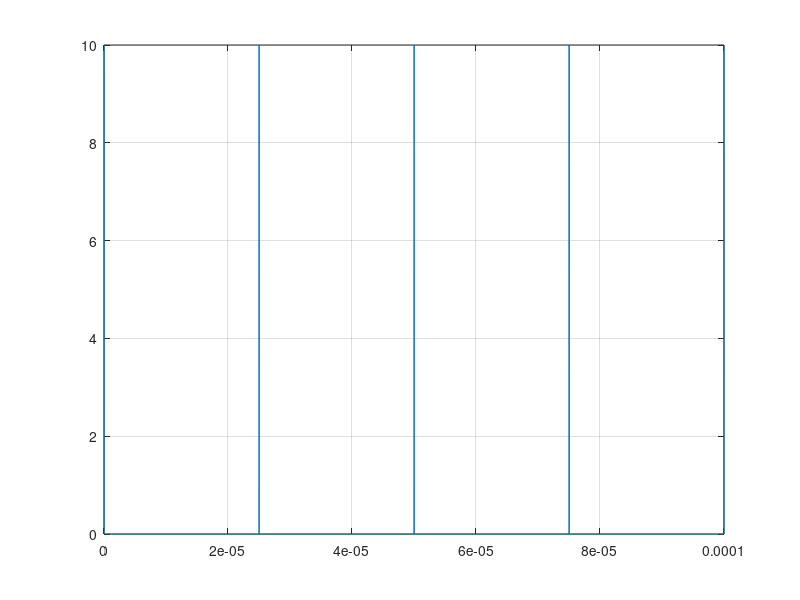
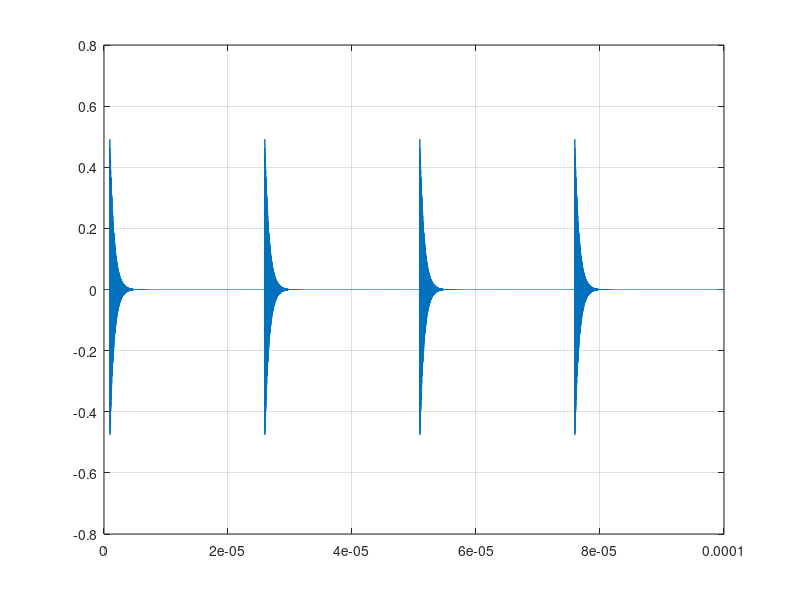

Write the MATLAB code that produced these figures, in order.
close all;
clear all; % clc;

format compact

% addpath('../LlrfLib/')
addpath('../../submodules/sysgen-dsp-lib/LlrfLib/')
% LLRF setup
axiClk = 156.25e6;
interleavedChannels = 12;

Fs     = 357e6;
Fadc   = Fs;
Ts     = 1/Fs;
Fproc  = 204e6;
Fsig   = Fproc/12;

configBase = hex2dec('800');
statusBase = hex2dec('0');
cav1p1_addr = 204;
cav1p2_addr = cav1p1_addr * 2;
cav2p1_addr = cav1p1_addr * 3;
cav2p2_addr = cav1p1_addr * 4;

fc = 2851.3e6;    % Cavity resonate freq
f_prl = 2856e6;   % PRL freq
b_rate = 0.04e6;  % Beam rate in Hz
b_ts   = 1/b_rate;
sig_ratio = Fadc/b_rate
num_shot = 4

t_needed = b_ts * num_shot;

% fs = fc*5.5;

% fc_if   = fc - flo;
% qcav_if = fc_if/bw;
% wcav_if = fc_if*2*pi;

wc = 2*pi*fc;
q  = 6000;        % Cavity Q
bw = fc/q;        % Cavity BW
fadc = 357e6;     % ADC sample clock
Tadc = 1/fadc;
t_puls_stop = 2.5e-5; % simulation set stop time for ring down
t_puls_gap  = 1e-5; % time gap between pulse
t_delay = 0.5e-6;   % Delaying the start of the pulse
flo = 2771e6;       % LO freq
t_start = 0;        % x axis start time
% t_stop  = 1e-4;     % x axis stop time
t_stop = (num_shot * (t_delay + t_puls_stop + t_puls_gap));

t_sig  = (0:(t_needed*Fadc))*(1/Fadc);
% t_puls = t_start:(1/fadc):(t_delay + t_puls_stop + t_puls_gap);
% t_puls = (0:(t_delay + t_puls_stop + t_puls_gap)*fadc)*(1/fadc);
% adc_t = (t_start):(1/fadc):(t_stop);   % ADC CLK x axis
% adc_t = (0:(length(t_puls)*num_shot-1))*(1/fadc);
% adc_t = (0:((t_stop*fadc)+(num_shot-1)))*(1/fadc);   % ADC CLK x axis
% t_trg = (t_start):(1/Fproc):(t_stop);
t_trg = (0:((t_stop*Fproc)+(num_shot-1)))*(1/Fproc);
% t_trg_seg = t_start:(1/Fproc):(t_delay + t_puls_stop + t_puls_gap);
t_trg_seg = (0:(t_delay + t_puls_stop + t_puls_gap)*Fproc)*(1/Fproc);


% jitter_amt = 100e-12;
% jitter_t = (t_start+jitter_amt):(1/fadc):(t_stop+jitter_amt);

trigger_sig = zeros(1, length(t_trg_seg));
trigger_sig(1,1:12) = 1e2;

sig_t_trg = zeros(1, length(t_sig));
sig_t_pul_t = ones(1,num_shot-1);
sig_t_trg(1,1:12) = 1e1;
for i=1:num_shot
    sig_t_pul_t(i+1) = find(t_sig == (i*b_ts));
    sig_t_trg(1,sig_t_pul_t(i+1)) = 1e1;
%     sig_t_pul_t(i+1)-sig_t_pul_t(i)    
end
for i = 1:num_shot-1
    sig_t_trg(1,sig_t_pul_t(i+1):sig_t_pul_t(i+1)+12) = 1e1;
end
sig_t_pul_t
sig_t_pul_tic = sig_t_pul_t(2) - sig_t_pul_t(1);
figure()
plot(t_sig, sig_t_trg); grid on
% figure()
% plot(t_trg_seg, trigger_sig); grid on

f_if_prl = f_prl-flo;
% SIM_PRL = cos((2*pi*(f_if_prl)*(adc_t)) + (0));   % Simplified PRL signal in the adc for simulink
sig_SIM_PRL = cos((2*pi*(f_if_prl)*(t_sig)) + (pi/3));   % Simplified PRL signal in the adc for simulink

% Math representation of the IF cavity ring output 
f_if = fc - flo;
% tau_if = 1/(2*pi*bw/2);
% SIM_IF = cos(2*pi*f_if*(adc_t-t_delay));   % 80.278MHz ring
% SIM_y_if = exp(-(adc_t-t_delay)/tau_if);   % Cavity exp decay
% SIM_Ustep = (adc_t >= t_delay);            % Delaying the start
% SIM_cav_ring_if = SIM_IF .* SIM_Ustep .* SIM_y_if;

sig_SIM_IF    = zeros(1, length(t_sig));
sig_SIM_y_if  = zeros(1, length(t_sig));
sig_SIM_Ustep = zeros(1, length(t_sig));
sig_SIM_cav_ring_if = zeros(1, length(t_sig));
sig_delay = 8*(1/Fsig);
tau_if = 1/(2*pi*bw/2);
f_if1 = f_if;
% f_if = 79e6;
for i = 1:(num_shot)
    sig_SIM_IF(sig_t_pul_t(i):sig_t_pul_t(i+1)-1)   = cos(2*pi*f_if*(t_sig(1:sig_t_pul_t(2)-1)-sig_delay));   % 80.278MHz ring
    sig_SIM_y_if(sig_t_pul_t(i):sig_t_pul_t(i+1)-1) = exp(-(t_sig(1:sig_t_pul_t(2)-1)-sig_delay)/tau_if);   % Cavity exp decay
    sig_SIM_Ustep(sig_t_pul_t(i):sig_t_pul_t(i+1)-1) = (t_sig(1:sig_t_pul_t(2)-1)-sig_delay >= sig_delay);            % Delaying the start
    sig_SIM_cav_ring_if(sig_t_pul_t(i):sig_t_pul_t(i+1)-1) = sig_SIM_IF(sig_t_pul_t(i):sig_t_pul_t(i+1)-1) .* ...
        sig_SIM_Ustep(sig_t_pul_t(i):sig_t_pul_t(i+1)-1) .* sig_SIM_y_if(sig_t_pul_t(i):sig_t_pul_t(i+1)-1);
%     sig_SIM_cav_ring_if(sig_t_pul_t(i):sig_t_pul_t(i+1)-1) = sig_SIM_IF(sig_t_pul_t(i):sig_t_pul_t(i+1)-1) .* ...
%         sig_SIM_Ustep(sig_t_pul_t(i):sig_t_pul_t(i+1)-1); % .* sig_SIM_y_if(sig_t_pul_t(i):sig_t_pul_t(i+1)-1);
end

f_if = f_if1;
figure()
plot(t_sig, sig_SIM_cav_ring_if); grid on
% plot(t_sig, sig_t_trg);
% figure()
% plot(t_sig, sig_SIM_PRL); grid on


% tSIM_IF = cos(2*pi*f_if*(t_puls-t_delay));   % 80.278MHz ring
% tSIM_y_if = exp(-(t_puls-t_delay)/tau_if);   % Cavity exp decay
% tSIM_Ustep = (t_puls >= t_delay);            % Delaying the start
% tSIM_cav_ring_if = tSIM_IF .* tSIM_Ustep .* tSIM_y_if;
% t_cav_test = tSIM_cav_ring_if;
% figure()
% plot(t_puls, t_cav_test); grid on;
% trig_ary = trigger_sig;
% for (i = 2:num_shot)
%     t_cav_test = cat(2, t_cav_test, tSIM_cav_ring_if);
%     trig_ary = cat(2, trig_ary, trigger_sig);
% end
% size(t_cav_test);
% figure()
% plot(adc_t, t_cav_test); grid on; hold on;
% plot(t_trg, trig_ary/(1e3)); hold off

% Let's make a FIR LPF for after the complex multiply
f_lpf = 2e6;
w_lpf = f_lpf/(Fsig/2);
fir_lpf = fir1(15, w_lpf);
% figure(); freqz(fir_lpf); grid on

% SYS_PRL = [adc_t', SIM_PRL'];
% SYS_CAV = [adc_t', SIM_cav'];

SYS_PRL = [t_sig', sig_SIM_PRL'];
SYS_CAV = [t_sig', sig_SIM_cav_ring_if'];
SYS_TRG = [t_sig', sig_t_trg'];

% abs(f_if-f_if_prl);
% t_stop;

% figure()
% plot(adc_t, SIM_cav_ring_if);grid on; hold on;
% plot(adc_t, t_cav_test); hold off

% figure()
% plot(adc_t, SIM_PRL);grid on; hold on;
% plot(adc_t, t_cav_test); hold off
% 
% figure()
% plot(adc_t, SIM_cav_ring_if); grid on;

